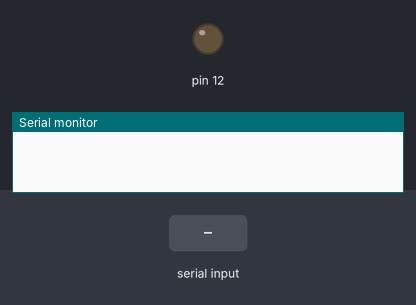
The sketch below on a simulated Arduino Uno, built with avr-gcc and run on an emulated ATmega328P. On the bench: output pins drawn as LEDs (lit = HIGH), the last lines printed to the serial monitor. The test bench sets the inputs (shaded band).

Above: at 1.2 s.
1.3 s: "1" received over the second serial link
At 2.1 s:
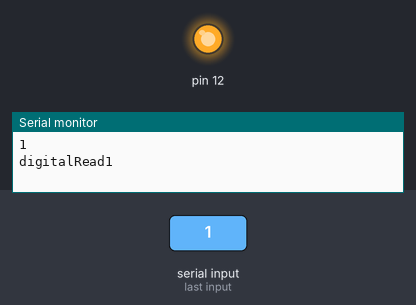
2.9 s: "0" received over the second serial link
At 3.4 s:
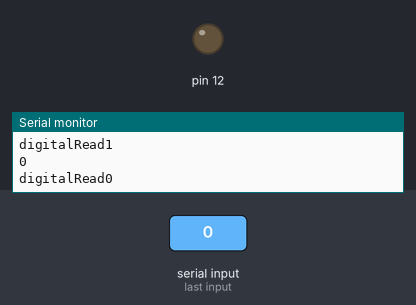
Timing chart, 0 to 5.9 s (numbered marks = the images above; inputs shaded):
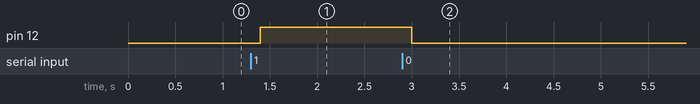

Measured:
- after the input at 1.3 s, pin 12: LOW → HIGH after 0.10 s
- after the input at 2.9 s, pin 12: HIGH → LOW after 0.10 s

The sketch:

fan.ino
```cpp
#include <SoftwareSerial.h>

SoftwareSerial ArduinoUno(7, 8); //Rx , Tx
char inChar;
void setup() {
  Serial.begin(9600);
  ArduinoUno.begin(9600); //傳至ESP8266鮑率
  pinMode(12, OUTPUT);
}

void loop() {
  //讀取ESP8266傳送的指令
  if (ArduinoUno.available())
  {
    inChar = ArduinoUno.read();
    Serial.println(inChar);
  }
  delay(100);

  //當接收到指令為開，且目前電扇狀態為關時，就開啟電扇
  if (inChar == '1') {
    if (digitalRead(12) != 1) {
      digitalWrite(12, HIGH);
      Serial.print("digitalRead");
      Serial.println(digitalRead(12));
      delay(100);
    }
  }

  //當接收到指令為關，且目前電扇狀態為開時，就關閉電扇
  else if (inChar == '0') {
    if (digitalRead(12) != 0) {
      digitalWrite(12, LOW);
      Serial.print("digitalRead");
      Serial.println(digitalRead(12));
      delay(100);
    }
  }
}
```
